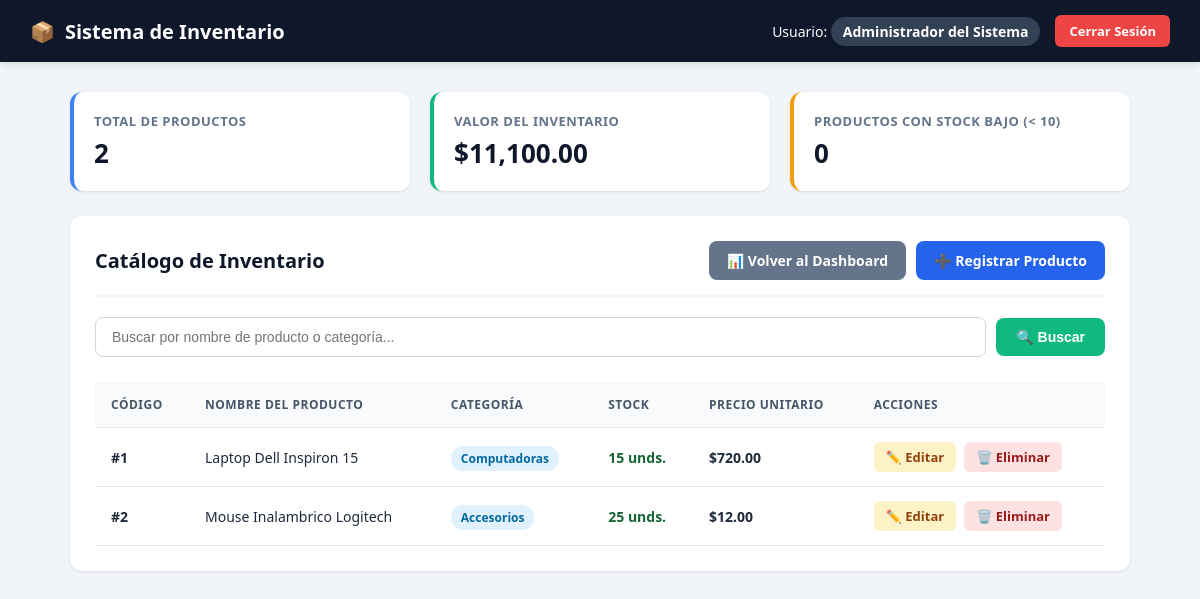
The app's page /inventario.php (signed in) with its own data.
### tables this page shows
CREATE TABLE IF NOT EXISTS productos (
id INT AUTO_INCREMENT PRIMARY KEY,
nombre_producto VARCHAR(100) NOT NULL,
categoria_id INT NOT NULL,
stock INT NOT NULL,
precio DECIMAL(10, 2) NOT NULL,
FOREIGN KEY (categoria_id) REFERENCES categorias(id)
);

CREATE TABLE IF NOT EXISTS categorias (
id INT AUTO_INCREMENT PRIMARY KEY,
nombre_categoria VARCHAR(50) NOT NULL UNIQUE
);

### inventario.php (the view, shortened to what this page needs)
<?php
require_once 'conexion.php';
$busqueda = trim($_GET['buscar'] ?? '');
if ($busqueda !== '') {
    $sql = "SELECT p.id, p.nombre_producto, c.nombre_categoria, p.stock, p.precio
            FROM productos p
            INNER JOIN categorias c ON p.categoria_id = c.id
            WHERE p.nombre_producto LIKE ? OR c.nombre_categoria LIKE ?
            ORDER BY p.id ASC";
    $stmt = $conn->prepare($sql);
    $param_busqueda = "%" . $busqueda . "%";
    $stmt->bind_param("ss", $param_busqueda, $param_busqueda);
    $stmt->execute();
    $resultado = $stmt->get_result();
    $stmt->close();
} else {
    $sql = "SELECT p.id, p.nombre_producto, c.nombre_categoria, p.stock, p.precio
            FROM productos p
            INNER JOIN categorias c ON p.categoria_id = c.id
            ORDER BY p.id ASC";
    $resultado = $conn->query($sql);
}
$total_productos = 0;
$valor_total = 0;
$stock_bajo_count = 0;
$productos_data = [];
if ($resultado && $resultado->num_rows > 0) {
    while ($row = $resultado->fetch_assoc()) {
        $productos_data[] = $row;
        $total_productos++;
        $valor_total += ($row['precio'] * $row['stock']);
    }
}
?>
<!DOCTYPE html>
<html lang="es">
<head>
</head>
<body>
<nav class="navbar">
    <div class="navbar-brand">
        <span>📦</span> Sistema de Inventario
    </div>
    <div class="user-info">
        <span>Usuario: <span class="user-badge"><?php echo htmlspecialchars($_SESSION['nombre'] ?? 'Usuario'); ?></span></span>
        <a href="logout.php" class="btn-salir">Cerrar Sesión</a>
    </div>
</nav>
<div class="container">
    <div class="stats-grid">
        <div class="stat-card">
            <div class="stat-title">Total de Productos</div>
            <div class="stat-value"><?php echo $total_productos; ?></div>
        </div>
        <div class="stat-card success">
            <div class="stat-title">Valor del Inventario</div>
            <div class="stat-value">$<?php echo number_format($valor_total, 2); ?></div>
        </div>
        <div class="stat-card alert">
            <div class="stat-title">Productos con Stock Bajo (&lt; 10)</div>
            <div class="stat-value"><?php echo $stock_bajo_count; ?></div>
        </div>
    </div>
    <div class="main-card">
        <div class="header-actions">
            <h2>Catálogo de Inventario</h2>
            <div style="display: flex; gap: 10px; align-items: center; flex-wrap: wrap;">
                <a href="dashboard.php" class="btn-dashboard">📊 Volver al Dashboard</a>
                <a href="nuevo_producto.php" class="btn-nuevo">➕ Registrar Producto</a>
            </div>
        </div>
        <form method="GET" action="inventario.php" class="search-form">
            <div class="search-box">
                <input type="text"
                       name="buscar"
                       placeholder="Buscar por nombre de producto o categoría..."
                       value="<?php echo htmlspecialchars($busqueda); ?>"
                       autocomplete="off">
                <button type="submit" class="btn-search">🔍 Buscar</button>
            </div>
        </form>
        <table>
            <thead>
                <tr>
                    <th>Código</th>
                    <th>Nombre del Producto</th>
                    <th>Categoría</th>
                    <th>Stock</th>
                    <th>Precio Unitario</th>
                    <th>Acciones</th>
                </tr>
            </thead>
            <tbody>
                <?php if (count($productos_data) > 0): ?>
                    <?php foreach ($productos_data as $fila): ?>
                        <tr>
                            <td><strong>#<?php echo htmlspecialchars($fila['id']); ?></strong></td>
                            <td><?php echo htmlspecialchars($fila['nombre_producto']); ?></td>
                            <td><span class="badge-category"><?php echo htmlspecialchars($fila['nombre_categoria']); ?></span></td>
                            <td>
                                <?php if ($fila['stock'] < 10): ?>
                                    <span class="stock-bajo">⚠️ <?php echo $fila['stock']; ?> unds.</span>
                                <?php else: ?>
                                    <span class="stock-ok"><?php echo $fila['stock']; ?> unds.</span>
                                <?php endif; ?>
                            </td>
                            <td><strong>$<?php echo number_format($fila['precio'], 2); ?></strong></td>
                            <td>
                                <div class="action-buttons">
                                    <a href="editar_producto.php?id=<?php echo $fila['id']; ?>" class="btn-editar">✏️ Editar</a>
                                    <a href="eliminar_producto.php?id=<?php echo $fila['id']; ?>"
                                       class="btn-eliminar"
                                       onclick="return confirm('¿Estás seguro de eliminar el producto: <?php echo htmlspecialchars($fila['nombre_producto'], ENT_QUOTES); ?>?');">
                                       🗑️ Eliminar
                                    </a>
                                </div>
                            </td>
                        </tr>
                    <?php endforeach; ?>
                <?php endif; ?>
            </tbody>
        </table>
    </div>
</div>
</body>
</html>

### inventario.php (style rules this page uses)
* { box-sizing: border-box; }
body { font-family: 'Segoe UI', system-ui, -apple-system, sans-serif; background-color: #f1f5f9; margin: 0; padding: 0; color: #1e293b; }
.navbar { background-color: #0f172a; color: white; padding: 15px 30px; display: flex; justify-content: space-between; align-items: center; box-shadow: 0 4px 6px -1px rgba(0, 0, 0, 0.1); }
.navbar-brand { font-size: 20px; font-weight: 700; display: flex; align-items: center; gap: 10px; }
.user-info { display: flex; align-items: center; gap: 15px; font-size: 14px; }
.user-badge { background: #334155; padding: 5px 12px; border-radius: 20px; font-weight: 600; }
.btn-salir { background-color: #ef4444; color: white; text-decoration: none; padding: 7px 14px; border-radius: 6px; font-weight: 600; font-size: 13px; transition: background-color 0.2s; }
.container { max-width: 1100px; margin: 30px auto; padding: 0 20px; }
.stats-grid { display: grid; grid-template-columns: repeat(auto-fit, minmax(240px, 1fr)); gap: 20px; margin-bottom: 25px; }
.stat-card { background: white; padding: 20px; border-radius: 12px; box-shadow: 0 1px 3px rgba(0,0,0,0.1); border-left: 4px solid #3b82f6; }
.stat-card.alert { border-left-color: #f59e0b; }
.stat-card.success { border-left-color: #10b981; }
.stat-title { font-size: 13px; color: #64748b; text-transform: uppercase; font-weight: 700; letter-spacing: 0.5px; }
.stat-value { font-size: 26px; font-weight: 700; color: #0f172a; margin-top: 5px; }
.main-card { background: white; border-radius: 12px; box-shadow: 0 1px 3px rgba(0,0,0,0.1); padding: 25px; }
.header-actions { display: flex; justify-content: space-between; align-items: center; border-bottom: 2px solid #f1f5f9; padding-bottom: 15px; margin-bottom: 20px; flex-wrap: wrap; gap: 15px; }
.header-actions h2 { margin: 0; font-size: 20px; color: #0f172a; }
.btn-dashboard { background-color: #64748b; color: white; text-decoration: none; padding: 10px 18px; border-radius: 8px; font-weight: 600; font-size: 14px; display: inline-flex; align-items: center; gap: 6px; transition: background-color 0.2s; }
.btn-nuevo { background-color: #2563eb; color: white; text-decoration: none; padding: 10px 18px; border-radius: 8px; font-weight: 600; font-size: 14px; display: inline-flex; align-items: center; gap: 6px; transition: background-color 0.2s; }
.search-form { margin-bottom: 25px; }
.search-box { display: flex; gap: 10px; align-items: center; }
.search-box input[type="text"] { flex: 1; padding: 11px 16px; border: 1px solid #cbd5e1; border-radius: 8px; font-size: 14px; outline: none; transition: all 0.2s; }
.btn-search { background-color: #10b981; color: white; border: none; padding: 11px 20px; border-radius: 8px; font-weight: 600; font-size: 14px; cursor: pointer; transition: background-color 0.2s; }
table { width: 100%; border-collapse: collapse; margin-top: 10px; font-size: 14px; }
th, td { padding: 14px 16px; text-align: left; border-bottom: 1px solid #e2e8f0; }
th { background-color: #f8fafc; color: #475569; font-weight: 700; text-transform: uppercase; font-size: 12px; letter-spacing: 0.5px; }
.badge-category { background-color: #e0f2fe; color: #0369a1; padding: 4px 10px; border-radius: 12px; font-size: 12px; font-weight: 600; }
.stock-ok { color: #166534; font-weight: 600; }
.action-buttons { display: flex; gap: 8px; align-items: center; }
.btn-editar { background-color: #fef3c7; color: #92400e; padding: 6px 12px; text-decoration: none; border-radius: 6px; font-size: 13px; font-weight: 600; transition: all 0.2s; }
.btn-eliminar { background-color: #fee2e2; color: #991b1b; padding: 6px 12px; text-decoration: none; border-radius: 6px; font-size: 13px; font-weight: 600; transition: all 0.2s; }

### records on screen
productos: id "1", nombre_producto "Laptop Dell Inspiron 15", categoria.nombre_categoria "Computadoras", stock "15", precio "720.00"
productos: id "2", nombre_producto "Mouse Inalambrico Logitech", categoria.nombre_categoria "Accesorios", stock "25", precio "12.00"

### other values on screen
$_SESSION['nombre'] "Administrador del Sistema"
$total_productos "2"
$valor_total "11,100.00"
$stock_bajo_count "0"
